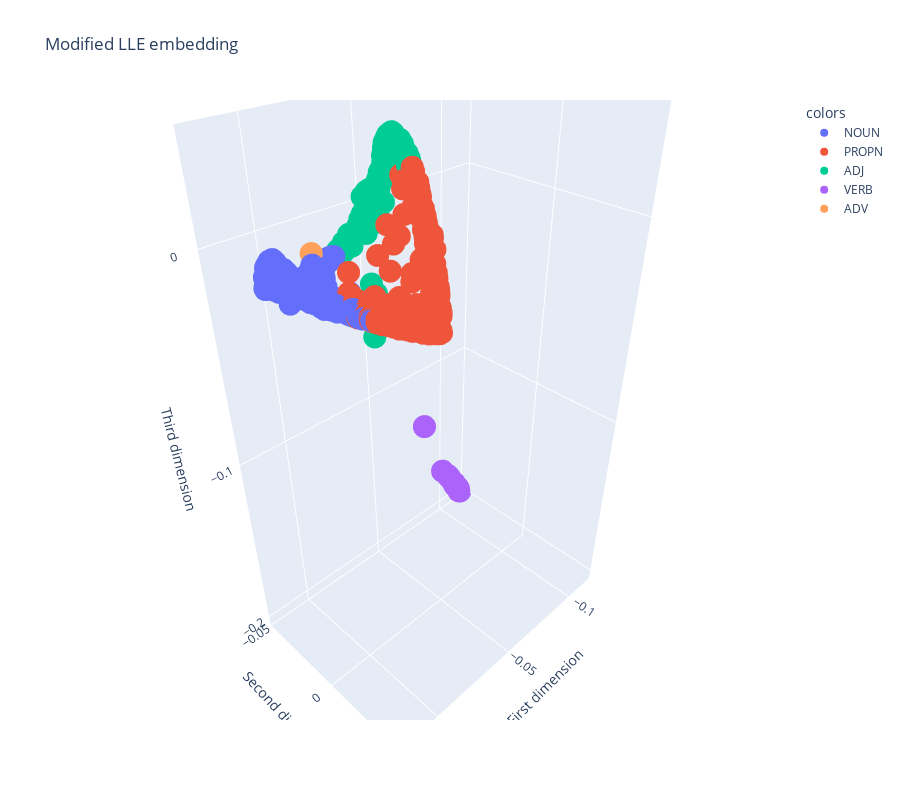

Source (notebook cell):
### Code cell
fig = px.scatter_3d(df_3, x="First dimension", y="Second dimension", z="Third dimension", color="colors", hover_name="word", height=800, size_max=2, title="Modified LLE embedding")
fig.show()

### Figure 1 — Plotly figure (JSON) as saved in the notebook; plotly's stock layout.template omitted (floating-point values rounded to 4 significant figures; data arrays with more than 128 entries replaced by an {"elided": "..."} marker saying what was removed)
{"data": [{"hovertemplate": "<b>%{hovertext}</b><br><br>colors=NOUN<br>First dimension=%{x}<br>Second dimension=%{y}<br>Third dimension=%{z}<extra></extra>", "hovertext": {"elided": "1044 str values"}, "legendgroup": "NOUN", "marker": {"color": "#636efa", "symbol": "circle"}, "mode": "markers", "name": "NOUN", "scene": "scene", "showlegend": true, "type": "scatter3d", "x": {"elided": "1044 float values"}, "y": {"elided": "1044 float values"}, "z": {"elided": "1044 float values"}}, {"hovertemplate": "<b>%{hovertext}</b><br><br>colors=PROPN<br>First dimension=%{x}<br>Second dimension=%{y}<br>Third dimension=%{z}<extra></extra>", "hovertext": {"elided": "559 str values"}, "legendgroup": "PROPN", "marker": {"color": "#EF553B", "symbol": "circle"}, "mode": "markers", "name": "PROPN", "scene": "scene", "showlegend": true, "type": "scatter3d", "x": {"elided": "559 float values"}, "y": {"elided": "559 float values"}, "z": {"elided": "559 float values"}}, {"hovertemplate": "<b>%{hovertext}</b><br><br>colors=ADJ<br>First dimension=%{x}<br>Second dimension=%{y}<br>Third dimension=%{z}<extra></extra>", "hovertext": {"elided": "353 str values"}, "legendgroup": "ADJ", "marker": {"color": "#00cc96", "symbol": "circle"}, "mode": "markers", "name": "ADJ", "scene": "scene", "showlegend": true, "type": "scatter3d", "x": {"elided": "353 float values"}, "y": {"elided": "353 float values"}, "z": {"elided": "353 float values"}}, {"hovertemplate": "<b>%{hovertext}</b><br><br>colors=VERB<br>First dimension=%{x}<br>Second dimension=%{y}<br>Third dimension=%{z}<extra></extra>", "hovertext": ["attack", "attack", "attack", "attack", "attack", "liberal", "attack", "man", "jail", "arrest", "arrest", "bomb", "attack", "attack", "arrest", "bomb", "gun", "black", "attack"], "legendgroup": "VERB", "marker": {"color": "#ab63fa", "symbol": "circle"}, "mode": "markers", "name": "VERB", "scene": "scene", "showlegend": true, "type": "scatter3d", "x": [-0.1115, -0.1121, -0.1127, -0.1118, -0.1143, -0.1016, -0.1133, -0.07434, -0.09919, -0.109, -0.109, -0.1113, -0.1082, -0.1112, -0.108, -0.0936, -0.1066, -0.1073, -0.1126], "y": [-0.04665, -0.04693, -0.04705, -0.04685, -0.04747, -0.04425, -0.04731, -0.03676, -0.04343, -0.04601, -0.04607, -0.04672, -0.04596, -0.04662, -0.04584, -0.04216, -0.04542, -0.0456, -0.04702], "z": [-0.1947, -0.1959, -0.1965, -0.1946, -0.1993, -0.1788, -0.1984, -0.1233, -0.1752, -0.1908, -0.1907, -0.1946, -0.1899, -0.1944, -0.1893, -0.1679, -0.187, -0.1875, -0.197]}, {"hovertemplate": "<b>%{hovertext}</b><br><br>colors=ADV<br>First dimension=%{x}<br>Second dimension=%{y}<br>Third dimension=%{z}<extra></extra>", "hovertext": ["straight"], "legendgroup": "ADV", "marker": {"color": "#FFA15A", "symbol": "circle"}, "mode": "markers", "name": "ADV", "scene": "scene", "showlegend": true, "type": "scatter3d", "x": [-0.002427], "y": [-0.01908], "z": [-9.9e-05]}], "layout": {"height": 800, "legend": {"title": {"text": "colors"}, "tracegroupgap": 0}, "scene": {"domain": {"x": [0, 1], "y": [0, 1]}, "xaxis": {"title": {"text": "First dimension"}}, "yaxis": {"title": {"text": "Second dimension"}}, "zaxis": {"title": {"text": "Third dimension"}}}, "title": {"text": "Modified LLE embedding"}}}
